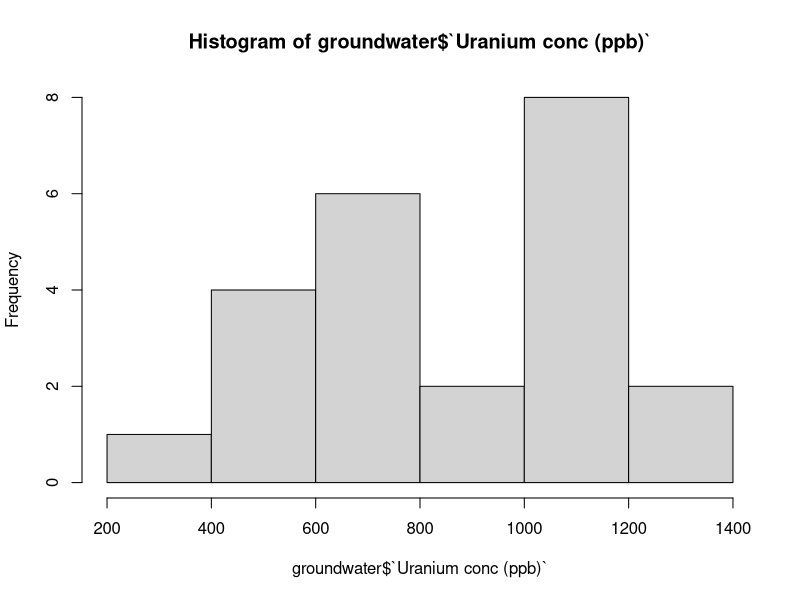
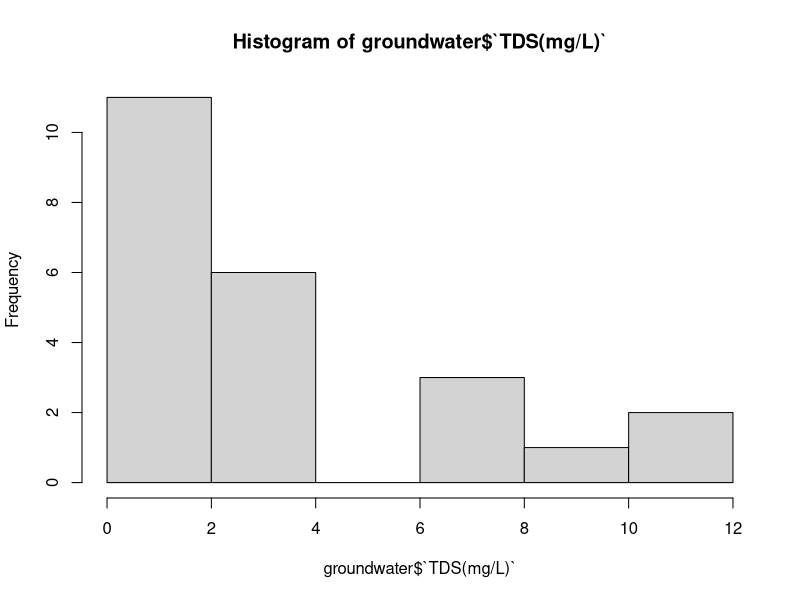

Here is the R script that generated these plots, in order:
library(tidyverse)
groundwater <- read_csv("groundwater.csv")
hist(groundwater$`Uranium conc (ppb)`)
hist(groundwater$`TDS(mg/L)`)
cor(groundwater$`Uranium conc (ppb)`,groundwater$`TDS(mg/L)`)
cor.test(groundwater$`Uranium conc (ppb)`,groundwater$`TDS(mg/L)`,method="spearman")
